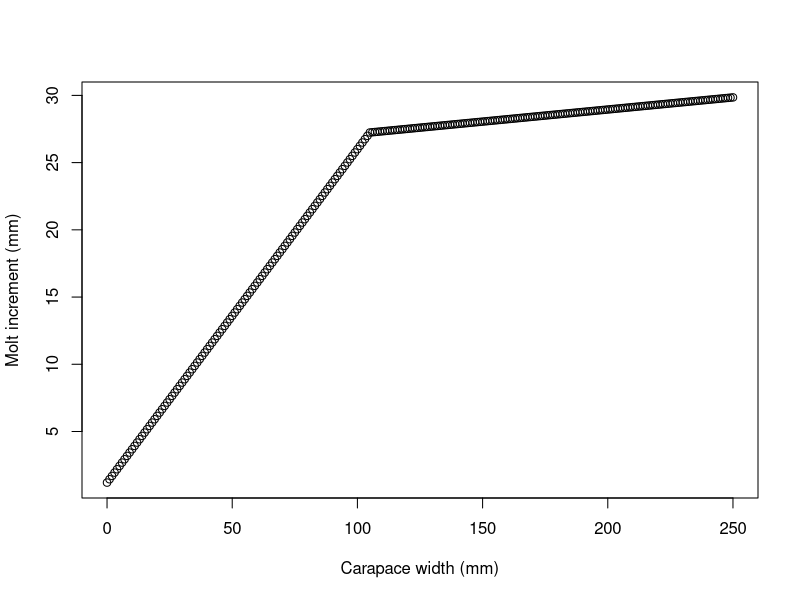
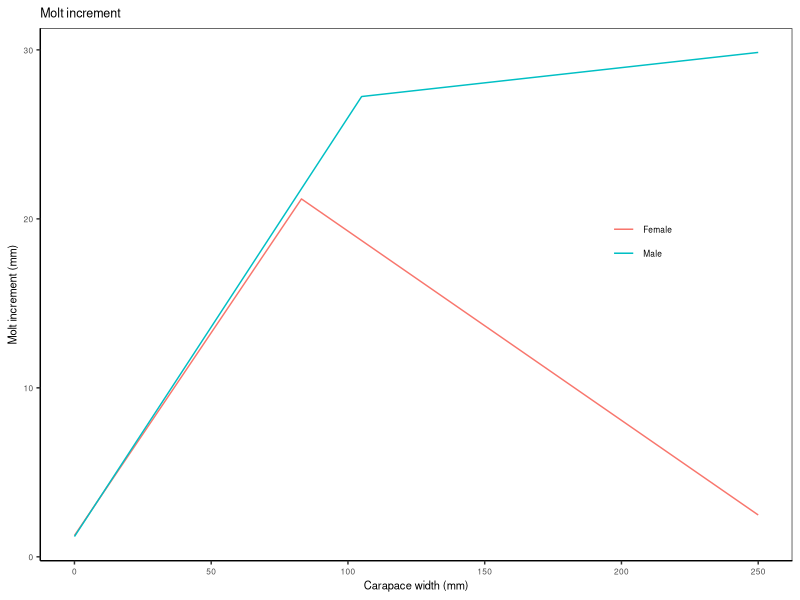
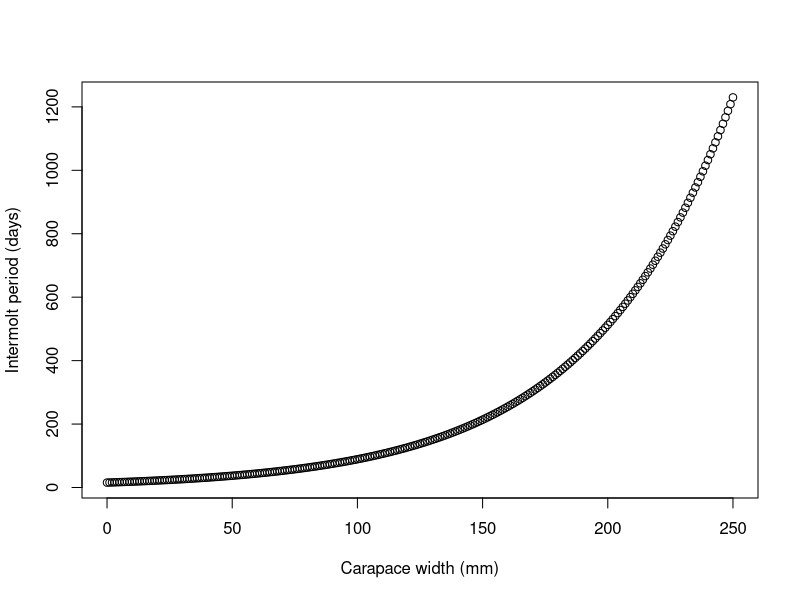
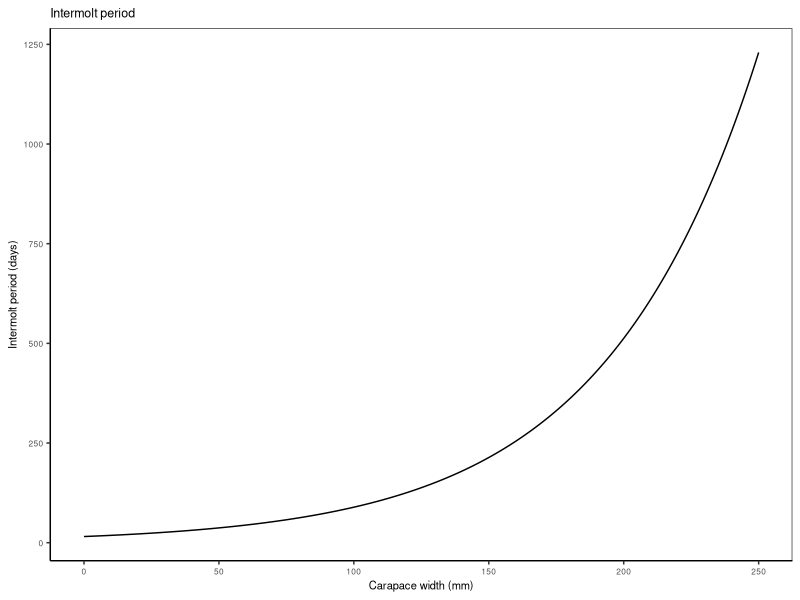
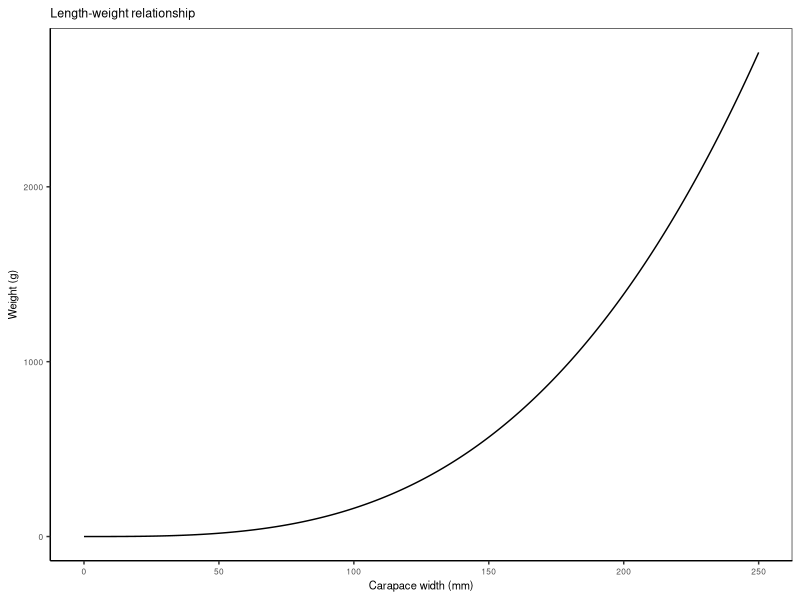

Recreate these plots in R, in order. (Note: this script raises an error after producing the figures.)

# Derives length- and weight-at-age relationships for Dungeness crab
################################################################################

# Length-at-age
#####################################
# Wainwright, T. C., & Armstrong, D. A. (1993). Growth patterns in the Dungeness crab (Cancer magister Dana): 
# synthesis of data and comparison of models. Journal of Crustacean Biology, 13(1), 36-50.

# Average size at age projections based on:
# 1) Bent-line model for MI (molt increment) - Somerton (1980)
# 2) Degree-day model for IP (intermolt period) 

# 1) Bent-line model for MI (molt increment)
# MI (mm) = a + b * CW - c * CW' 
# CW = carapace width (mm), CW'  = max(0, CW - CW*), CW* is inflection point

# Male (Butler 1961, "study d"): a=1.20, b=0.248, c=0.230, X*=105
# Female (Butler 1961, "study d"): a=1.26, b=0.240, c=0.352, X*=83
# Average (Wainwright & Armstrong 1993 judgement): a=1.3, b=0.23, c=0.22, and X*=105

# 2) Degree-day model for IP (intermolt period) - Curry and Feldman (1987)
# log(IP * T') = a + b*CW so...
# IP (days) = exp(a + b*CW) / T'
#      {0,          T < Tmin
# T' = {T-Tmin,     Tmin < T < Tmax
#      {Tmax-Tmin,  Tmax < T
# Average (Wainwright & Armstrong 1993 judgement): Tmin=1.13, Tmax=13.44, a=5.25, b=0.0175


# Setup
################################################################################

# Clear workspace
rm(list = ls())

# Packages
library(tidyverse)

# Directories
datadir <- "data/life_history/data"
plotdir <- "data/life_history/figures"

# Setup theme
my_theme <- theme(axis.text=element_text(size=6),
                  axis.title=element_text(size=8),
                  plot.title=element_text(size=9),
                  legend.text=element_text(size=6),
                  legend.title=element_blank(),
                  panel.grid.major = element_blank(), 
                  panel.grid.minor = element_blank(),
                  panel.background = element_blank(), 
                  axis.line = element_line(colour = "black"))


# Derive molt increments and intermolt periods
################################################################################

# Calculate molt increment
# a=1.3; b=0.23; c=0.22; xstar=105; width_mm=0
calc_molt_increment <- function(a=1.3, b=0.23, c=0.22, xstar=105, width_mm){
  width_mm_hat <- max(0, width_mm - xstar)
  molt_inc_mm <- a + b*width_mm - c*width_mm_hat
  return(molt_inc_mm)
}

# Check and plot
# Male (Butler 1961, "study d"): a=1.20, b=0.248, c=0.230, X*=105
# Female (Butler 1961, "study d"): a=1.26, b=0.240, c=0.352, X*=83
# Average (Wainwright & Armstrong 1993 judgement): a=1.3, b=0.23, c=0.22, and X*=105
cw <- seq(0, 250, 1)
mi_m <- sapply(cw, function(x) calc_molt_increment(a=1.20, b=0.248, c=0.230, xstar=105, width_mm=x))
mi_f <- sapply(cw, function(x) calc_molt_increment(a=1.26, b=0.240, c=0.352, xstar=83, width_mm=x))
mi_avg <- sapply(cw, function(x) calc_molt_increment(a=1.3, b=0.23, c=0.22, xstar=105, width_mm=x))
plot(mi_m ~ cw, xlab="Carapace width (mm)", ylab="Molt increment (mm)")

# Build merged data
mi_data <- tibble(cw_mm=cw, Male=mi_m, Female=mi_f) %>% 
  gather(key="sex", value="mi_mm", 2:3) 

# Plot merged data
g1 <- ggplot(mi_data, aes(x=cw_mm, y=mi_mm, color=sex)) +
  geom_line() +
  labs(x="Carapace width (mm)", y="Molt increment (mm)", title="Molt increment") +
  scale_color_discrete(name="Sex") +
  theme_bw() + my_theme + theme(legend.position=c(0.8,0.6),
                                legend.background = element_rect(fill=alpha('blue', 0)))
g1

# Calculate molt intermolt period
# tmin_c=1.13; tmax_c=13.44; a=5.25; b=0.0175; width_mm=80; temp_c=15
calc_im_period <- function(tmin_c=1.13, tmax_c=13.44, a=5.25, b=0.0175, width_mm, temp_c){
  t_prime <- ifelse(temp_c < tmin_c, 0, 
                    ifelse(temp_c >= tmin_c & temp_c <= tmax_c, temp_c-tmin_c, tmax_c - tmin_c))
  ip_days <- exp(a+b*width_mm)/t_prime
  return(ip_days)
}

# Check and plot
ip_15c <- sapply(cw, function(x) calc_im_period(width_mm=x, temp_c=15))
plot(ip_15c ~ cw, xlab="Carapace width (mm)", ylab="Intermolt period (days)")

# Build merged data
ip_data <- tibble(cw_mm=cw, ip_days=ip_15c)

# Plot merged data
g2 <- ggplot(ip_data, aes(x=cw_mm, y=ip_days)) +
  geom_line() +
  labs(x="Carapace width (mm)", y="Intermolt period (days)", title="Intermolt period") +
  theme_bw() + my_theme
g2


# Length-weight regression
################################################################################

# Parameters (Zhang et al. 2004)
a <- 0.000102
b <- 3.10
wt_g <- a*cw^b

# Build merged data
lw_data <- tibble(cw_mm=cw, weight_g=wt_g)

# Plot merged data
g3 <- ggplot(lw_data, aes(x=cw_mm, y=wt_g)) +
  geom_line() +
  labs(x="Carapace width (mm)", y="Weight (g)", title="Length-weight relationship") +
  theme_bw() + my_theme
g3



# Simulate growth
################################################################################

# Number of molts to simulate
nmolts <- 20

# Set initial size as post larval size
# From OPC doc: "Larval Dungeness Crab settle on the substrate 
# after 4 months and having reached an approximate size of 5 mm (Rasmuson 2013)."
cw_mm_init <- 5
cw_mm_vec_m <- cw_mm_vec_f <- seq(0, 5, length.out=4*30)

# Loop through molts
for(i in 1:nmolts){
  
  # Male crabs
  cw_mm_now_m <- cw_mm_vec_m[length(cw_mm_vec_m)]
  inc_mm_m <- calc_molt_increment(a=1.20, b=0.248, c=0.230, xstar=105, width_mm=cw_mm_now_m)
  cw_mm_new_m <- cw_mm_now_m + inc_mm_m
  ip_days_m <- calc_im_period(width_mm=cw_mm_new_m, temp_c = 12) %>% round()
  cw_mm_new_period_m <- rep(cw_mm_new_m, ip_days_m)
  cw_mm_vec_m <- c(cw_mm_vec_m, cw_mm_new_period_m)
  
  # Female crabs
  cw_mm_now_f <- cw_mm_vec_f[length(cw_mm_vec_f)]
  inc_mm_f <- calc_molt_increment(a=1.26, b=0.240, c=0.352, xstar=83, width_mm=cw_mm_now_f)
  cw_mm_new_f <- cw_mm_now_f + inc_mm_f
  ip_days_f <- calc_im_period(width_mm=cw_mm_new_f, temp_c = 12) %>% round()
  cw_mm_new_period_f <- rep(cw_mm_new_f, ip_days_f)
  cw_mm_vec_f <- c(cw_mm_vec_f, cw_mm_new_period_f)
  
}


# Merge data
vonb_df <- rbind(tibble(sex="Male", cw_mm=cw_mm_vec_m),
                 tibble(sex="Female", cw_mm=cw_mm_vec_f)) %>% 
  group_by(sex) %>% 
  mutate(day=1:n(),
         age_yr=day/365,
         age_yr_int=ceiling(age_yr),
         weight_g=0.000102*cw_mm^3.10,
         weight_kg=weight_g/1000) %>% 
  filter(age_yr_int<=10) %>% 
  ungroup()

# Calculate stats
vonb_stats <- vonb_df %>% 
  group_by(sex, age_yr_int) %>% 
  summarize(cw_mm=median(cw_mm),
            weight_g=median(weight_g))

# Export stats
write.csv(vonb_stats, file=file.path(datadir, "dcrab_length_weight_at_age.csv"), row.names=F)
  

# Plot length-at-age
g4 <- ggplot(vonb_df, aes(x=age_yr, y=cw_mm, color=sex)) +
  geom_line() +
  geom_point(data=vonb_stats, mapping=aes(x=age_yr_int-0.5, y=cw_mm, fill=sex), 
             shape=21, color="black", show.legend=FALSE) +
  labs(x="Age (yr)", y="Carapace width (mm)",title="Length-at-age") +
  scale_color_discrete(name="Sex") +
  scale_x_continuous(breaks=0:10) +
  geom_hline(yintercept=159, linetype="dotted", lwd=0.3) +
  annotate("text", x=10, y=165, label="Legal size (6.25 in)", hjust=1, vjust=0, size=2) +
  theme_bw() + my_theme + theme(legend.position=c(0.8,0.2),
                                legend.background = element_rect(fill=alpha('blue', 0)))
g4

# Plot weight-at-age
g5 <- ggplot(vonb_df, aes(x=age_yr, y=weight_g, color=sex)) +
  geom_line() +
  geom_point(data=vonb_stats, mapping=aes(x=age_yr_int-0.5, y=weight_g, fill=sex), 
             shape=21, color="black", show.legend=FALSE) +
  labs(x="Age (yr)", y="Body weight (g)", title="Weight-at-age") +
  scale_color_discrete(name="Sex") +
  scale_x_continuous(breaks=0:10) +
  theme_bw() + my_theme + theme(legend.position=c(0.8,0.2),
                                legend.background = element_rect(fill=alpha('blue', 0)))
g5


# Build and export figure
################################################################################

# Packages
library(grid)
library(gridExtra)

# Arrange and save
g <- grid.arrange(g1, g2, g3, g4, g5, 
                  layout_matrix = rbind(c(1,1,2,2,3,3),
                                        c(4,4,4,5,5,5)))

g

# Export figure
ggsave(g, filename=file.path(plotdir, "figure_dcrab_growth_by_sex.png"), 
       width=6.5, height=5, units="in", dpi=600)



